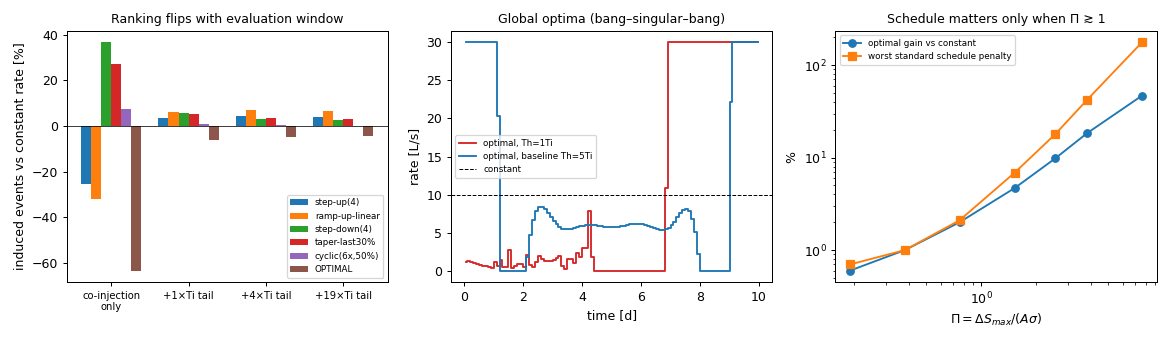

This chart was generated by the following Python code:
import json, numpy as np, matplotlib; matplotlib.use('Agg'); import matplotlib.pyplot as plt
R = {r['tag']: r for r in json.load(open('h1_results.json'))}
fig, ax = plt.subplots(1, 3, figsize=(13, 3.8), dpi=90)
names = ['step-up(4)', 'ramp-up-linear', 'step-down(4)', 'taper-last30%', 'cyclic(6x,50%)', 'OPTIMAL']
tags = ['Th=1Ti', 'Th=2Ti', 'baseline Th=5Ti', 'Th=20Ti']; lab = ['co-injection\nonly', '+1×Ti tail', '+4×Ti tail', '+19×Ti tail']
x = np.arange(len(tags)); wdt = 0.13
for i, n in enumerate(names):
    v = [100*(R[t]['rows'][n]['E_d']/R[t]['rows']['constant']['E_d']-1) for t in tags]
    ax[0].bar(x+(i-2.5)*wdt, v, wdt, label=n)
ax[0].axhline(0, c='k', lw=.6); ax[0].set_xticks(x, lab, fontsize=8); ax[0].set_ylabel('induced events vs constant rate [%]')
ax[0].set_title('Ranking flips with evaluation window', fontsize=10); ax[0].legend(fontsize=7)
for t, c in [('Th=1Ti', 'C3'), ('baseline Th=5Ti', 'C0')]:
    ax[1].step(R[t]['t_d'], np.array(R[t]['q_opt'])*1e3, where='mid', c=c, label=f'optimal, {t}')
ax[1].axhline(8640/(10*86400)*1e3, c='k', ls='--', lw=.8, label='constant')
ax[1].set_xlabel('time [d]'); ax[1].set_ylabel('rate [L/s]'); ax[1].set_title('Global optima (bang–singular–bang)', fontsize=10); ax[1].legend(fontsize=7)
Pi = [0.19, 0.38, 0.76, 1.53, 2.55, 3.82, 7.64]; gain = [0.6, 1.0, 2.0, 4.7, 9.8, 18.4, 46.7]; worst = [0.7, 1.0, 2.1, 6.9, 17.9, 42.2, 176.1]
ax[2].loglog(Pi, gain, 'o-', label='optimal gain vs constant'); ax[2].loglog(Pi, worst, 's-', label='worst standard schedule penalty')
ax[2].set_xlabel(r'$\Pi=\Delta S_{max}/(A\sigma)$'); ax[2].set_ylabel('%'); ax[2].set_title('Schedule matters only when Π ≳ 1', fontsize=10); ax[2].legend(fontsize=7)
fig.tight_layout(); fig.savefig('h1_fig.png')
